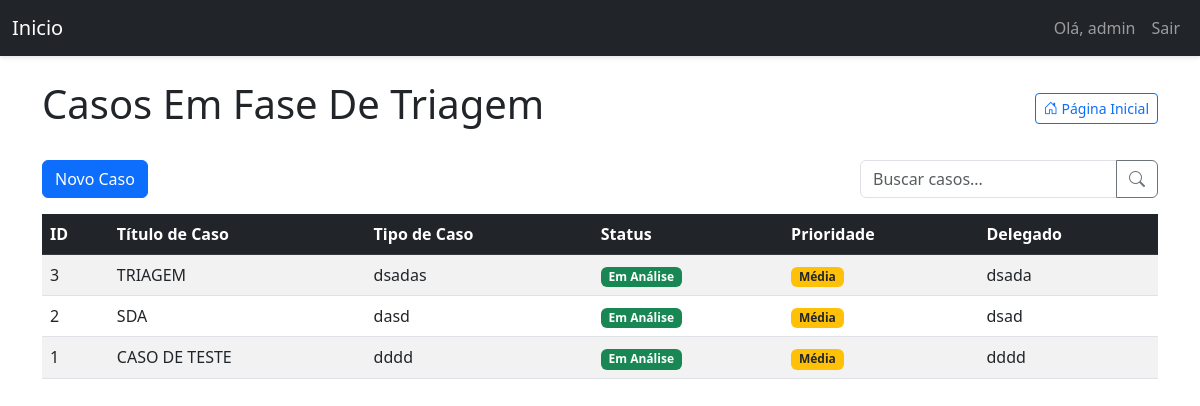
/dashboard/ (signed in), run on the app's committed database.
### models.py (models this page shows, shortened)
class User(UserMixin, db.Model):
    id = db.Column(db.Integer, primary_key=True)
    username = db.Column(db.String(64), index=True, unique=True)
    email = db.Column(db.String(120), index=True, unique=True)
    password_hash = db.Column(db.String(128))
    is_admin = db.Column(db.Boolean, default=False)
    tickets = db.relationship('Ticket', backref='author', lazy='dynamic', cascade="all, delete-orphan")
    comments = db.relationship('Comment', backref='author', lazy='dynamic', cascade="all, delete-orphan")
    attachments = db.relationship('Attachment', backref='author', lazy='dynamic')
    appointments = db.relationship('Appointment', backref='user', lazy='dynamic', cascade="all, delete-orphan")

class Ticket(db.Model):
    id = db.Column(db.Integer, primary_key=True)
    ticket_code = db.Column(db.String(30), unique=True)
    title = db.Column(db.String(140))
    description = db.Column(db.Text)
    case_number = db.Column(db.String(50))
    status = db.Column(db.String(20), default='Em Análise')
    priority = db.Column(db.String(20), default='Média')
    created_at = db.Column(db.DateTime, index=True, default=datetime.utcnow)
    updated_at = db.Column(db.DateTime, index=True, default=datetime.utcnow)
    user_id = db.Column(db.Integer, db.ForeignKey('user.id'))
    delegado = db.Column(db.String(100))
    comments = db.relationship('Comment', backref='ticket', lazy='dynamic', cascade="all, delete-orphan")
    attachments = db.relationship('Attachment', backref='ticket', lazy='dynamic', cascade="all, delete-orphan")
    todos = db.relationship('TodoItem', backref='ticket', lazy='dynamic', cascade="all, delete-orphan")

### triagem/routes/dashboard.py (the view)
@dashboard_bp.route('/')  # Rota vazia, que combina com o prefixo '/dashboard' em app.py
@login_required
def dashboard():
    search_term = request.args.get('search', '')
    query = Ticket.query
    if not current_user.is_admin:
        query = query.filter(Ticket.user_id == current_user.id)
    if search_term:
        query = query.filter(
            (Ticket.title.ilike(f'%{search_term}%')) |
            (Ticket.case_number.ilike(f'%{search_term}%')) |
            (Ticket.description.ilike(f'%{search_term}%'))
        )
    status_order = {'Em Análise': 1, 'Em Espera': 2, 'Arquivado': 3}
    priority_order = {'Alta': 1, 'Média': 2, 'Baixa': 3}
    query = query.order_by(
        db.case(status_order, value=Ticket.status),
        db.case(priority_order, value=Ticket.priority),
        Ticket.updated_at.desc()
    )
    tickets = query.all()
    return render_template('dashboard.html', tickets=tickets, search_term=search_term)

### triagem/templates/dashboard.html (shortened to what this page needs)
{% extends "base.html" %}
{% block content %}
<div class="d-flex justify-content-between align-items-center mb-4 flex-wrap">
    <h1>Casos Em Fase De Triagem</h1>
    <a href="{{ url_for('main.index') }}" class="btn btn-outline-primary btn-sm">
        <i class="bi bi-house-door"></i> Página Inicial
    </a>
</div>
<div class="d-flex justify-content-between mb-3 flex-wrap">
    <a href="{{ url_for('ticket.create_ticket') }}" class="btn btn-primary">Novo Caso</a>
    <form method="GET" action="{{ url_for('dashboard.dashboard') }}" class="d-flex ms-md-auto mt-2 mt-md-0">
        <div class="input-group">
            <input type="text" name="search" class="form-control" placeholder="Buscar casos..." value="{{ request.args.get('search', '') }}">
            <button class="btn btn-outline-secondary" type="submit">
                <i class="bi bi-search"></i>
            </button>
        </div>
    </form>
</div>
<div class="table-responsive">
    <table class="table table-striped table-hover">
        <thead class="table-dark">
            <tr>
                <th>ID</th>
                <th>Título de Caso</th>
                <th>Tipo de Caso</th>
                <th>Status</th>
                <th>Prioridade</th>
                <th>Delegado</th>
            </tr>
        </thead>
        <tbody>
            {% for ticket in tickets %}
            <tr class="clickable-row" data-href="{{ url_for('ticket.view_ticket', ticket_id=ticket.id) }}">
                <td>{{ ticket.id }}</td>
                <td>{{ ticket.title }}</td>
                <td>{{ ticket.case_number }}</td>
                <td>
                    <span class="badge
                        {% if ticket.status == 'Em Análise' %}bg-success
                        {% elif ticket.status == 'Em Espera' %}bg-warning text-dark
                        {% elif ticket.status == 'Arquivado' %}bg-secondary
                        {% else %}bg-info{% endif %}">
                        {{ ticket.status }}
                    </span>
                </td>
                <td>
                    <span class="badge
                        {% if ticket.priority == 'Alta' %}bg-danger
                        {% elif ticket.priority == 'Média' %}bg-warning text-dark
                        {% elif ticket.priority == 'Baixa' %}bg-info
                        {% else %}bg-secondary{% endif %}">
                        {{ ticket.priority }}
                    </span>
                </td>
                <td>{{ ticket.delegado }}</td>
            </tr>
            {% endfor %}
        </tbody>
    </table>
</div>
{% endblock %}

### triagem/templates/base.html (shortened to what this page needs)
<!DOCTYPE html>
<html lang="pt-BR">
<head>
    {% block styles %}
        <link rel="stylesheet" href="https://cdn.jsdelivr.net/npm/bootstrap-icons@1.8.0/font/bootstrap-icons.css">
        <link rel="stylesheet" href="{{ url_for('static', filename='css/triagem.css') }}">
        <link href="https://cdn.jsdelivr.net/npm/bootstrap@5.3.0/dist/css/bootstrap.min.css" rel="stylesheet">
    {% endblock %}
</head>
<body>
    <nav class="navbar navbar-expand-lg navbar-dark bg-dark">
        <div class="container-fluid">
            <a class="navbar-brand" href="{{ url_for('main.index') }}">Inicio</a>
            <div class="collapse navbar-collapse" id="navbarNav">
                <ul class="navbar-nav ms-auto">
                    {% if current_user.is_authenticated %}
                    <li class="nav-item">
                        <span class="nav-link">Olá, {{ current_user.username }}</span>
                    </li>
                    <li class="nav-item">
                        <a class="nav-link" href="{{ url_for('auth.logout') }}">Sair</a>
                    </li>
                    {% else %}
                    <li class="nav-item">
                        <a class="nav-link" href="{{ url_for('auth.login') }}">Login</a>
                    </li>
                    {% endif %}
                </ul>
            </div>
        </div>
    </nav>
    <div class="container mt-4">
        {% block content %}{% endblock %}
    </div>
</body>
</html>

### static/css/triagem.css (style rules this page uses)
body { background-color: #f8f9fa; padding-bottom: 50px; font-family: 'Open Sans', sans-serif; }
.navbar { box-shadow: 0 2px 4px rgba(0,0,0,.1); }
.table th { background-color: #f8f9fa; }
.badge { font-weight: 500; }
::placeholder { color: #6c757d; opacity: 1; }
.clickable-row { cursor: pointer; }

### data on the page
User: username "admin"
Ticket: id "3", title "TRIAGEM", case_number "dsadas", status "Em Análise", priority "Média", delegado "dsada"
Ticket: id "2", title "SDA", case_number "dasd", status "Em Análise", priority "Média", delegado "dsad"
Ticket: id "1", title "CASO DE TESTE", case_number "dddd", status "Em Análise", priority "Média", delegado "dddd"
